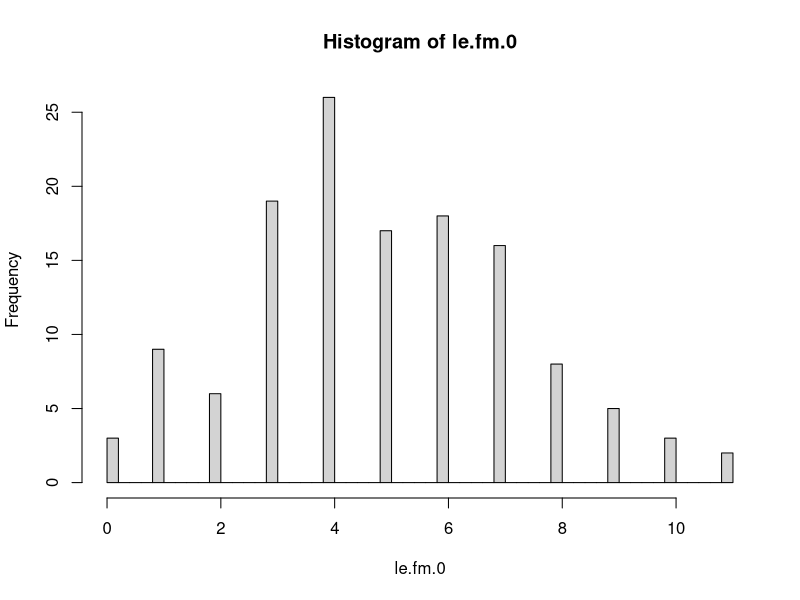
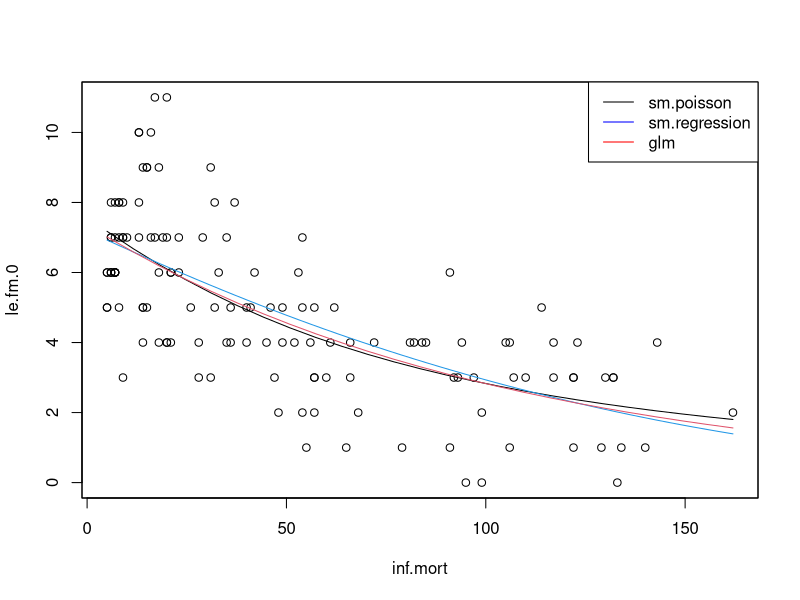
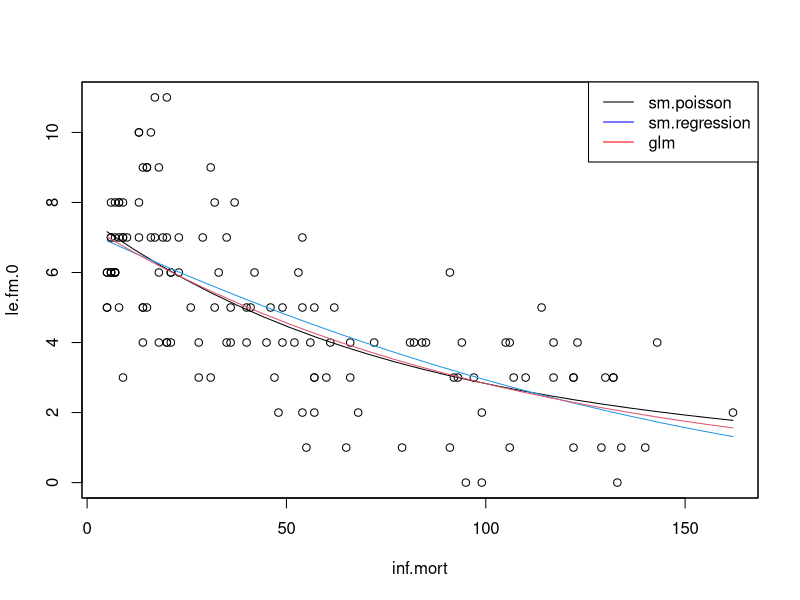
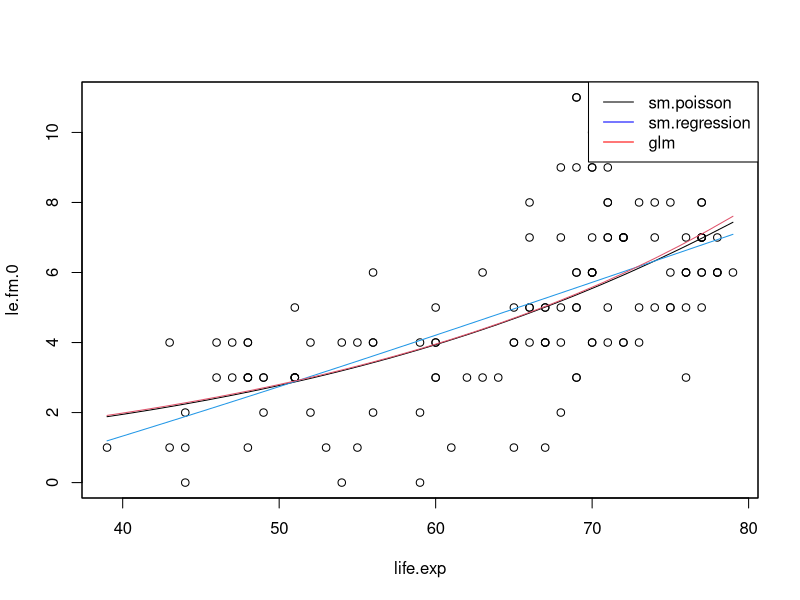

The R source for these figures, in order:
## ---- chunk 1
knitr::opts_chunk$set(echo = TRUE)
library(knitr)
library(sm)
## ---- chunk 2
countries<-read.table(file="countries.txt",head=T,row.names=2,dec=",")
attach(countries)
le.fm.0 <- pmax(0,le.fm)
hist(le.fm.0,br=40)
## ---- chunk 3
h.cv.sm.poisson <- function(x, y, rg.h = NULL, l.h = 10, method = loglik.CV){
  cv.h <- numeric(l.h)
  if (is.null(rg.h)){
    hh <- c(h.select(x,y,method="cv"), h.select(x,y,method="aicc"))#,hcv(x,y))
    rg.h <- range(hh)
  }
  i <- 0
  gr.h <- exp( seq(log(rg.h[1]/1.1), log(rg.h[2]*1.1), l=l.h))
  for (h in gr.h){
    i <- i+1
    cv.h[i] <- method(x,y,h)
  }
  return(list(h=gr.h,cv.h=cv.h, h.cv = gr.h[which.min(cv.h)]))
}
# method 1
prob.missclas.CV <- function(x,y,h){
  n <- length(x)
  pred <- sapply(1:n, 
                 function(i,x,y,h){
                   sm.poisson(x=x[-i],y=y[-i],h=h,eval.points=x[i],display="none")$estimate
                 },   x,y,h)
  return(sum(abs(pred-y)>.5)/n)
}
# method 2
loglik.CV <- function(x,y,h){
  n <- length(x)
  lambda <- sapply(1:n, 
                 function(i,x,y,h){
                   sm.poisson(x=x[-i],y=y[-i],h=h,eval.points=x[i],display="none")$estimate
                 },   x,y,h)
  # using minus here is aim to keep using min later
  return (-sum(log(exp(-lambda)*(lambda^x)/(factorial(x)))))
}
## ---- chunk 4
# Maximizing the log-likelihood of a new observation
h.list.lk <- h.cv.sm.poisson(inf.mort,le.fm.0,method = loglik.CV)

aux <- sm.poisson(inf.mort,le.fm.0,h=h.list.lk$h.cv, col=1)
sm.regression(inf.mort,le.fm.0,h=h.list.lk$h.cv,col=4,add=T)
aux.glm <- glm(le.fm.0 ~ inf.mort,family=poisson)
pred <- predict(aux.glm, 
                newdata=data.frame(inf.mort=aux$eval.points),
                type="response")
lines(aux$eval.points,pred,col=2)
legend('topright', c("sm.poisson", "sm.regression", "glm"), 
       col = c('black', 'blue', 'red'), lty = c(1, 1, 1))
## ---- chunk 5
# Minimizing the probability of misclassification of a new observation
h.list.pm <- h.cv.sm.poisson(inf.mort,le.fm.0,method = prob.missclas.CV) 

aux <- sm.poisson(inf.mort,le.fm.0,h=h.list.pm$h.cv, col=1)
sm.regression(inf.mort,le.fm.0,h=h.list.pm$h.cv,col=4,add=T)
aux.glm <- glm(le.fm.0 ~ inf.mort,family=poisson)
pred <- predict(aux.glm, 
                newdata=data.frame(inf.mort=aux$eval.points),
                type="response")
lines(aux$eval.points,pred,col=2)
legend('topright', c("sm.poisson", "sm.regression", "glm"), col = c('black', 'blue', 'red'), lty = c(1, 1, 1))
## ---- chunk 6
h.list <- h.cv.sm.poisson(life.exp,le.fm.0,method = loglik.CV)#rg.h=c(4,11)

aux <- sm.poisson(life.exp,le.fm.0,h=h.list$h.cv, col=1) # black
sm.regression(life.exp,le.fm.0,h=h.list$h.cv,col=4,add=T) # blue
aux.glm <- glm(le.fm.0 ~ life.exp, family=poisson)
pred <- predict(aux.glm, 
                newdata=data.frame(life.exp=aux$eval.points),
                type="response")
lines(aux$eval.points,pred,col=2)
legend('topright', c("sm.poisson", "sm.regression", "glm"), 
       col = c('black', 'blue', 'red'), lty = c(1, 1, 1))
